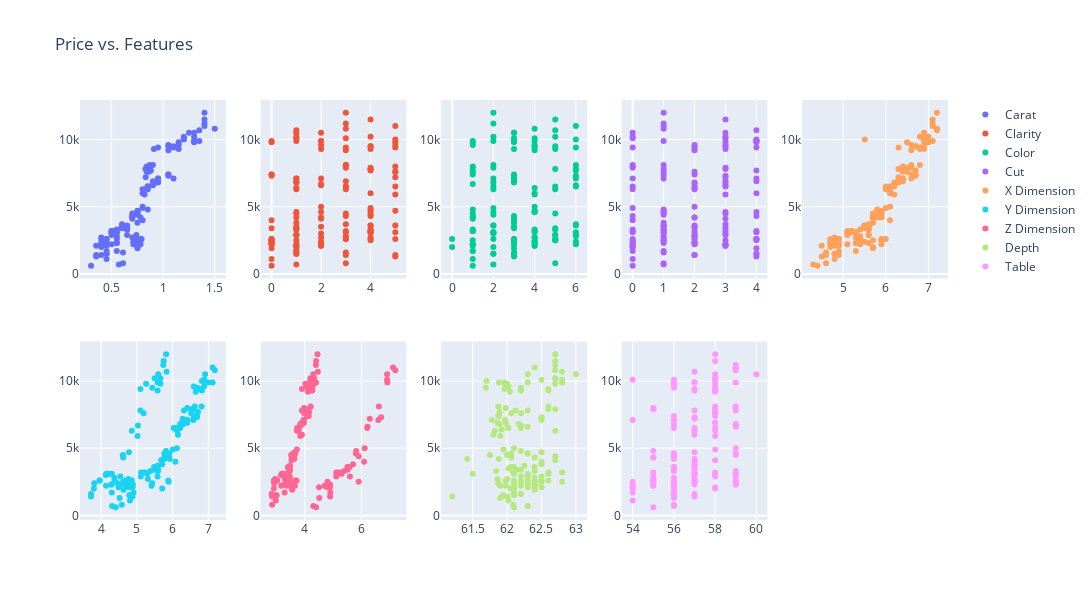

The notebook cell this image was saved under:
### Code cell
fig = make_subplots(rows=2, cols=5)
fig.add_trace(go.Scatter(x=df['carat'], y=df['price'], mode='markers', name='Carat', ), row=1, col=1)
fig.add_trace(go.Scatter(x=df['clarity'], y=df['price'], mode='markers', name='Clarity'), row=1, col=2)
fig.add_trace(go.Scatter(x=df['color'], y=df['price'], mode='markers', name='Color'), row=1, col=3)
fig.add_trace(go.Scatter(x=df['cut'], y=df['price'], mode='markers', name='Cut'), row=1, col=4)
fig.add_trace(go.Scatter(x=df['x_dimension'], y=df['price'], mode='markers', name='X Dimension'), row=1, col=5)
fig.add_trace(go.Scatter(x=df['y_dimension'], y=df['price'], mode='markers', name='Y Dimension'), row=2, col=1)
fig.add_trace(go.Scatter(x=df['z_dimension'], y=df['price'], mode='markers', name='Z Dimension'), row=2, col=2)
fig.add_trace(go.Scatter(x=df['depth'], y=df['price'], mode='markers', name='Depth'), row=2, col=3)
fig.add_trace(go.Scatter(x=df['table'], y=df['price'], mode='markers', name='Table'), row=2, col=4)
fig.update_layout(height=600, width=1400, title_text='Price vs. Features')
fig.show()

### Figure 1 — Plotly figure (JSON) as saved in the notebook; plotly's stock layout.template omitted (floating-point values rounded to 4 significant figures; data arrays with more than 128 entries replaced by an {"elided": "..."} marker saying what was removed)
{"data": [{"mode": "markers", "name": "Carat", "type": "scatter", "x": {"elided": "141 float values"}, "xaxis": "x", "y": {"elided": "141 int values"}, "yaxis": "y"}, {"mode": "markers", "name": "Clarity", "type": "scatter", "x": {"elided": "141 int values"}, "xaxis": "x2", "y": {"elided": "141 int values"}, "yaxis": "y2"}, {"mode": "markers", "name": "Color", "type": "scatter", "x": {"elided": "141 int values"}, "xaxis": "x3", "y": {"elided": "141 int values"}, "yaxis": "y3"}, {"mode": "markers", "name": "Cut", "type": "scatter", "x": {"elided": "141 int values"}, "xaxis": "x4", "y": {"elided": "141 int values"}, "yaxis": "y4"}, {"mode": "markers", "name": "X Dimension", "type": "scatter", "x": {"elided": "141 float values"}, "xaxis": "x5", "y": {"elided": "141 int values"}, "yaxis": "y5"}, {"mode": "markers", "name": "Y Dimension", "type": "scatter", "x": {"elided": "141 float values"}, "xaxis": "x6", "y": {"elided": "141 int values"}, "yaxis": "y6"}, {"mode": "markers", "name": "Z Dimension", "type": "scatter", "x": {"elided": "141 float values"}, "xaxis": "x7", "y": {"elided": "141 int values"}, "yaxis": "y7"}, {"mode": "markers", "name": "Depth", "type": "scatter", "x": {"elided": "141 float values"}, "xaxis": "x8", "y": {"elided": "141 int values"}, "yaxis": "y8"}, {"mode": "markers", "name": "Table", "type": "scatter", "x": {"elided": "141 int values"}, "xaxis": "x9", "y": {"elided": "141 int values"}, "yaxis": "y9"}], "layout": {"height": 600, "title": {"text": "Price vs. Features"}, "width": 1400, "xaxis": {"anchor": "y", "domain": [0, 0.168]}, "xaxis10": {"anchor": "y10", "domain": [0.832, 1]}, "xaxis2": {"anchor": "y2", "domain": [0.208, 0.376]}, "xaxis3": {"anchor": "y3", "domain": [0.416, 0.584]}, "xaxis4": {"anchor": "y4", "domain": [0.624, 0.792]}, "xaxis5": {"anchor": "y5", "domain": [0.832, 1]}, "xaxis6": {"anchor": "y6", "domain": [0, 0.168]}, "xaxis7": {"anchor": "y7", "domain": [0.208, 0.376]}, "xaxis8": {"anchor": "y8", "domain": [0.416, 0.584]}, "xaxis9": {"anchor": "y9", "domain": [0.624, 0.792]}, "yaxis": {"anchor": "x", "domain": [0.575, 1]}, "yaxis10": {"anchor": "x10", "domain": [0, 0.425]}, "yaxis2": {"anchor": "x2", "domain": [0.575, 1]}, "yaxis3": {"anchor": "x3", "domain": [0.575, 1]}, "yaxis4": {"anchor": "x4", "domain": [0.575, 1]}, "yaxis5": {"anchor": "x5", "domain": [0.575, 1]}, "yaxis6": {"anchor": "x6", "domain": [0, 0.425]}, "yaxis7": {"anchor": "x7", "domain": [0, 0.425]}, "yaxis8": {"anchor": "x8", "domain": [0, 0.425]}, "yaxis9": {"anchor": "x9", "domain": [0, 0.425]}}}
